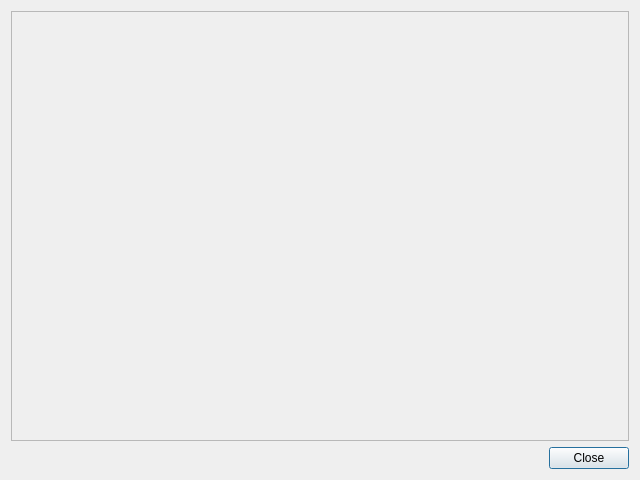
<?xml version="1.0" encoding="UTF-8"?>
<ui version="4.0">
 <class>CDbOwnModelSetDialog</class>
 <widget class="QDialog" name="CDbOwnModelSetDialog">
  <property name="geometry">
   <rect>
    <x>0</x>
    <y>0</y>
    <width>640</width>
    <height>480</height>
   </rect>
  </property>
  <property name="windowTitle">
   <string>Own model set dialog</string>
  </property>
  <layout class="QVBoxLayout" name="vl_OwnModelSetDialog">
   <item>
    <widget class="swift::gui::components::CDbOwnModelSetComponent" name="comp_OwnModelSet">
     <property name="frameShape">
      <enum>QFrame::StyledPanel</enum>
     </property>
     <property name="frameShadow">
      <enum>QFrame::Raised</enum>
     </property>
    </widget>
   </item>
   <item>
    <widget class="QDialogButtonBox" name="bb_OwnModelSetDialog">
     <property name="orientation">
      <enum>Qt::Horizontal</enum>
     </property>
     <property name="standardButtons">
      <set>QDialogButtonBox::Close</set>
     </property>
    </widget>
   </item>
  </layout>
 </widget>
 <customwidgets>
  <customwidget>
   <class>swift::gui::components::CDbOwnModelSetComponent</class>
   <extends>QFrame</extends>
   <header>gui/components/dbownmodelsetcomponent.h</header>
   <container>1</container>
  </customwidget>
 </customwidgets>
 <resources/>
 <connections>
  <connection>
   <sender>bb_OwnModelSetDialog</sender>
   <signal>accepted()</signal>
   <receiver>CDbOwnModelSetDialog</receiver>
   <slot>accept()</slot>
   <hints>
    <hint type="sourcelabel">
     <x>248</x>
     <y>254</y>
    </hint>
    <hint type="destinationlabel">
     <x>157</x>
     <y>274</y>
    </hint>
   </hints>
  </connection>
  <connection>
   <sender>bb_OwnModelSetDialog</sender>
   <signal>rejected()</signal>
   <receiver>CDbOwnModelSetDialog</receiver>
   <slot>reject()</slot>
   <hints>
    <hint type="sourcelabel">
     <x>316</x>
     <y>260</y>
    </hint>
    <hint type="destinationlabel">
     <x>286</x>
     <y>274</y>
    </hint>
   </hints>
  </connection>
 </connections>
</ui>
